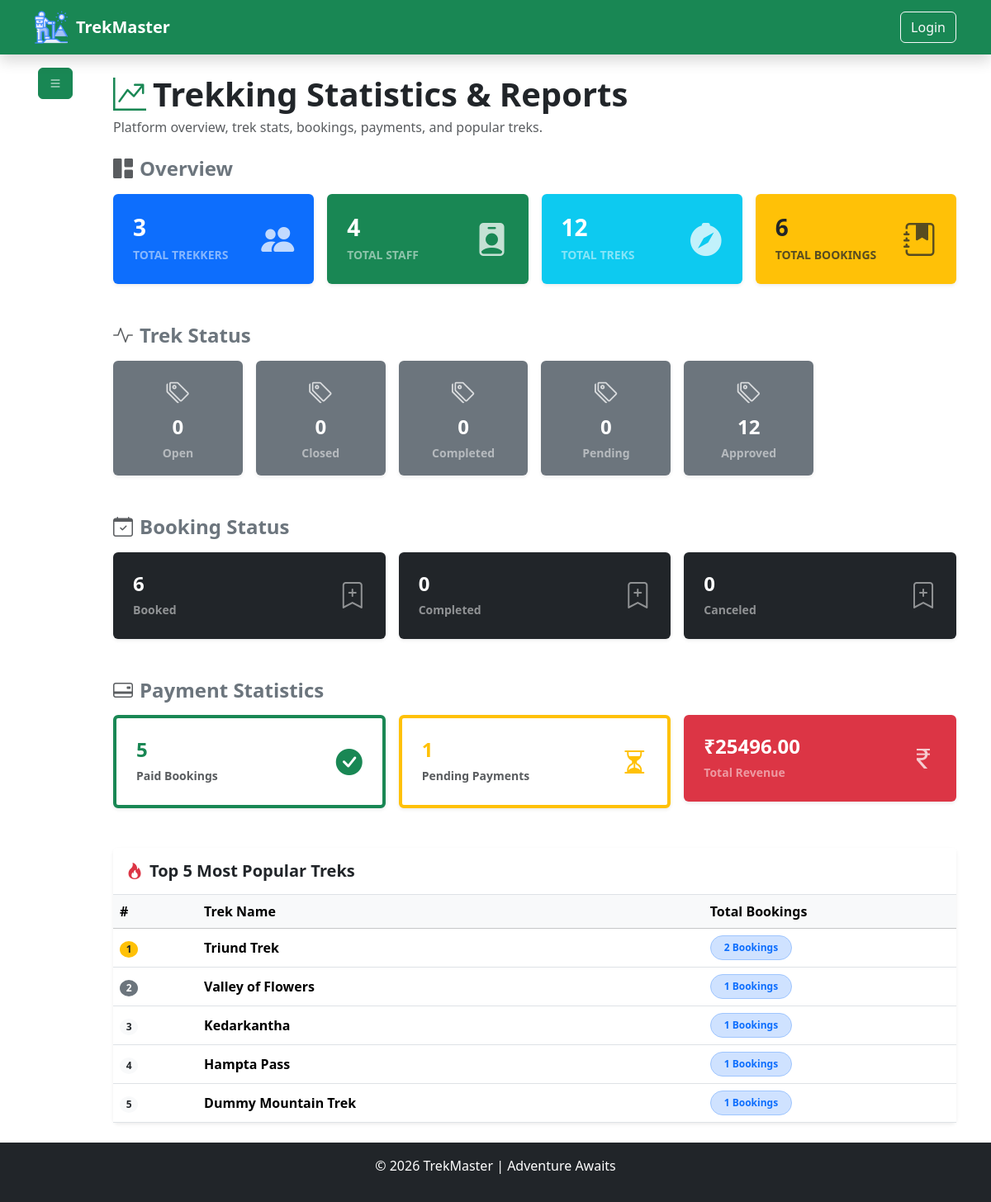
The page /admin/reports (signed in) on the database its author committed.
### model/model.py (models this page shows, shortened)
class BaseModel(TimeStampMixin, db.Model):
    __abstract__ = True  ## means this class is not a table in the database, but it can be inherited by other models to have common fields [new concept of abstract base class in SQLAlchemy]
    id = db.Column(db.Integer, primary_key=True)

class TrekModel(BaseModel):
    __tablename__ = "treks"
    name = db.Column(db.String(100), nullable=False)
    location = db.Column(db.String(100), nullable=False)
    difficulty = db.Column(db.Enum(TrekDifficulty), nullable=False)
    duration = db.Column(db.Integer, nullable=False)  # in days
    total_slots = db.Column(db.Integer, nullable=False, default=10)
    available_slots = db.Column(db.Integer, nullable=False, default=10)
    price = db.Column(db.Numeric(10, 2), nullable=False)
    description = db.Column(db.String(600), nullable=True)
    image_url = db.Column(db.String(200), nullable=True)
    starting_at = db.Column(db.DateTime, nullable=False, default=datetime.utcnow)
    ending_at = db.Column(db.DateTime, nullable=False)
    status = db.Column(db.Enum(TrekStatus), default=TrekStatus.PENDING, nullable=False)
    assigned_staff_id = db.Column(db.Integer, db.ForeignKey("staffs.id"), nullable=True)
    bookings = db.relationship(
        "BookingModel", backref=db.backref("trek", lazy=True), lazy=True, cascade="all, delete-orphan"
    )  # one to many relationship with BookingModel
    reviews = db.relationship(
        "TrekReviewModel", backref=db.backref("trek", lazy=True), lazy=True, cascade="all, delete-orphan"
    )  # one to many relationship with ReviewModel
    __table_args__ = (
        db.CheckConstraint(
            "available_slots <= total_slots", name="check_available_slots"
        ),
        db.CheckConstraint("starting_at < ending_at", name="ending before start constraint"),
        db.CheckConstraint("price >= 0", name="zero_price_constraint"),
    )

### utils/authentication.py (the view)
    def wrapper(*args , **kwargs):
        if "user_id" not in session:
            flash("Please log in to access this page.", "danger")
            return redirect("/auth/login")
        user = UserModel.query.filter_by(id=session["user_id"]).first()
        if not user:
            flash("User not found.", "danger")
            return redirect("/auth/login")
        return func(
            *args,
            **kwargs
        )

### routes/admin_routes.py (called while the page is built)
@admin_bp.route("/reports", methods=["GET"])
@is_logged_in
@role_required(UserRole.ADMIN)
def generate_report():
    return admin_ctrl.generate_report()

### utils/authentication.py (called while the page is built)
def is_logged_in(func):
    def wrapper(*args , **kwargs):
        if "user_id" not in session:
            flash("Please log in to access this page.", "danger")
            return redirect("/auth/login")
        user = UserModel.query.filter_by(id=session["user_id"]).first()
        if not user:
            flash("User not found.", "danger")
            return redirect("/auth/login")
        return func(
            *args,
            **kwargs
        )
    wrapper.__name__ = func.__name__
    wrapper.__doc__ = func.__doc__
    wrapper.__module__ = func.__module__
    return wrapper

### templates/admin/reports.html (shortened to what this page needs)
{% extends "base.html" %}
{% block content %}
<div class="container">
  <div class="row flex justify-content-between">
    <div class="col-1 p-0">
      {% include "admin/sidebar.html" %}
    </div>
    <div class="col-11">
      <div class="py-4">
        <div>
          <h1 class="fw-bold mb-1 d-flex align-items-center gap-2">
            <i class="bi bi-graph-up-arrow text-success"></i>
            Trekking Statistics & Reports
          </h1>
          <p class="text-muted mb-4">
            Platform overview, trek stats, bookings, payments, and popular treks.
          </p>
        </div>
        <h4 class="mb-3 d-flex align-items-center gap-2 fw-semibold text-secondary">
          <i class="bi bi-grid-1x2-fill text-muted"></i> Overview
        </h4>
        <div class="row g-3 mb-5">
          <div class="col-md-6 col-lg-3">
            <div class="card status-card bg-primary text-white border-0 shadow-sm">
              <div class="card-body d-flex align-items-center justify-content-between p-4">
                <div>
                  <h3 class="fw-bold mb-1">{{ overview.total_trekkers }}</h3>
                  <small class="text-white-50 text-uppercase fw-bold">Total Trekkers</small>
                </div>
                <i class="bi bi-people-fill fs-1 opacity-75"></i>
              </div>
            </div>
          </div>
          <div class="col-md-6 col-lg-3">
            <div class="card status-card bg-success text-white border-0 shadow-sm">
              <div class="card-body d-flex align-items-center justify-content-between p-4">
                <div>
                  <h3 class="fw-bold mb-1">{{ overview.total_staff }}</h3>
                  <small class="text-white-50 text-uppercase fw-bold">Total Staff</small>
                </div>
                <i class="bi bi-person-badge-fill fs-1 opacity-75"></i>
              </div>
            </div>
          </div>
          <div class="col-md-6 col-lg-3">
            <div class="card status-card bg-info text-white border-0 shadow-sm">
              <div class="card-body d-flex align-items-center justify-content-between p-4">
                <div>
                  <h3 class="fw-bold mb-1">{{ overview.total_treks }}</h3>
                  <small class="text-white-50 text-uppercase fw-bold">Total Treks</small>
                </div>
                <i class="bi bi-compass-fill fs-1 opacity-75"></i>
              </div>
            </div>
          </div>
          <div class="col-md-6 col-lg-3">
            <div class="card status-card bg-warning text-dark border-0 shadow-sm">
              <div class="card-body d-flex align-items-center justify-content-between p-4">
                <div>
                  <h3 class="fw-bold mb-1">{{ overview.total_bookings }}</h3>
                  <small class="text-uppercase fw-bold opacity-75">Total Bookings</small>
                </div>
                <i class="bi bi-journal-bookmark-fill fs-1 opacity-75"></i>
              </div>
            </div>
          </div>
        </div>
        <h4 class="mb-3 d-flex align-items-center gap-2 fw-semibold text-secondary">
          <i class="bi bi-activity text-muted"></i> Trek Status
        </h4>
        <div class="row g-3 mb-5">
          {% for key, value in trek_status.items() %}
          <div class="col-6 col-md-4 col-lg-2">
            <div class="card status-card bg-secondary text-white border-0 shadow-sm">
              <div class="card-body text-center p-3">
                <i class="bi bi-tags fs-3 mb-2 opacity-75 d-block"></i>
                <h4 class="fw-bold mb-1">{{ value }}</h4>
                <small class="text-capitalize text-white-50 fw-semibold">{{ key }}</small>
              </div>
            </div>
          </div>
          {% endfor %}
        </div>
        <h4 class="mb-3 d-flex align-items-center gap-2 fw-semibold text-secondary">
          <i class="bi bi-calendar-check text-muted"></i> Booking Status
        </h4>
        <div class="row g-3 mb-5">
          {% for key, value in booking_status.items() %}
          <div class="col-md-4">
            <div class="card status-card bg-dark text-white border-0 shadow-sm">
              <div class="card-body d-flex align-items-center justify-content-between p-4">
                <div>
                  <h4 class="fw-bold mb-1">{{ value }}</h4>
                  <small class="text-capitalize text-white-50 fw-semibold">{{ key }}</small>
                </div>
                <i class="bi bi-bookmark-plus fs-2 opacity-50"></i>
              </div>
            </div>
          </div>
          {% endfor %}
        </div>
        <h4 class="mb-3 d-flex align-items-center gap-2 fw-semibold text-secondary">
          <i class="bi bi-credit-card-2-back text-muted"></i> Payment Statistics
        </h4>
        <div class="row g-3 mb-5">
          <div class="col-md-4">
            <div class="card status-card border-start border-success border-4 shadow-sm">
              <div class="card-body d-flex align-items-center justify-content-between p-4">
                <div>
                  <h4 class="fw-bold text-success mb-1">{{ payment_statistics.paid }}</h4>
                  <small class="text-muted fw-semibold">Paid Bookings</small>
                </div>
                <i class="bi bi-check-circle-fill text-success fs-2"></i>
              </div>
            </div>
          </div>
          <div class="col-md-4">
            <div class="card status-card border-start border-warning border-4 shadow-sm">
              <div class="card-body d-flex align-items-center justify-content-between p-4">
                <div>
                  <h4 class="fw-bold text-warning mb-1">{{ payment_statistics.pending }}</h4>
                  <small class="text-muted fw-semibold">Pending Payments</small>
                </div>
                <i class="bi bi-hourglass-split text-warning fs-2"></i>
              </div>
            </div>
          </div>
          <div class="col-md-4">
            <div class="card status-card bg-danger text-white border-0 shadow-sm">
              <div class="card-body d-flex align-items-center justify-content-between p-4">
                <div>
                  <h4 class="fw-bold mb-1">₹{{ payment_statistics.revenue }}</h4>
                  <small class="text-white-50 fw-semibold">Total Revenue</small>
                </div>
                <i class="bi bi-currency-rupee fs-2 opacity-75"></i>
              </div>
            </div>
          </div>
        </div>
        <div class="card status-card border-0 shadow-sm">
          <div class="card-header bg-white border-bottom py-3">
            <h5 class="mb-0 fw-bold d-flex align-items-center gap-2">
              <i class="bi bi-fire text-danger"></i>
              Top 5 Most Popular Treks
            </h5>
          </div>
          <div class="table-responsive">
            <table class="table table-hover align-middle mb-0">
              <thead class="table-light">
                <tr>
                  <th style="width: 10%">#</th>
                  <th style="width: 60%">Trek Name</th>
                  <th style="width: 30%">Total Bookings</th>
                </tr>
              </thead>
              <tbody>
                {% for trek in popular_treks %}
                <tr>
                  <td>
                    {% if loop.index == 1 %}
                    <span class="badge rounded-circle bg-warning text-dark">{{ loop.index }}</span>
                    {% elif loop.index == 2 %}
                    <span class="badge rounded-circle bg-secondary">{{ loop.index }}</span>
                    {% else %}
                    <span class="badge rounded-circle bg-light text-dark">{{ loop.index }}</span>
                    {% endif %}
                  </td>
                  <td class="fw-semibold">{{ trek.trek_name }}</td>
                  <td>
                    <span
                      class="badge bg-primary-subtle text-primary border border-primary-subtle rounded-pill px-3 py-2">
                      {{ trek.booking_count }} Bookings
                    </span>
                  </td>
                </tr>
                {% endfor %}
              </tbody>
            </table>
          </div>
        </div>
      </div>
    </div>
  </div>
</div>
{% endblock %}

### templates/admin/reports.html (style rules this page uses)
.status-card { transition: transform 0.25s ease, box-shadow 0.25s ease; }

### rows shown on the page
TrekModel: trek_name "Triund Trek", booking_count "2"
TrekModel: trek_name "Valley of Flowers", booking_count "1"
TrekModel: trek_name "Kedarkantha", booking_count "1"
TrekModel: trek_name "Hampta Pass", booking_count "1"
TrekModel: trek_name "Dummy Mountain Trek", booking_count "1"

### other values the page prints
{{ overview.total_trekkers }} "3"
{{ overview.total_staff }} "4"
{{ overview.total_treks }} "12"
{{ overview.total_bookings }} "6"
{{ value }} "0" "0" "0" "0" "12"
{{ key }} "Open" "Closed" "Completed" "Pending" "Approved"
{{ value }} "6" "0" "0"
{{ key }} "Booked" "Completed" "Canceled"
{{ payment_statistics.paid }} "5"
{{ payment_statistics.pending }} "1"
{{ payment_statistics.revenue }} "25496.00"
